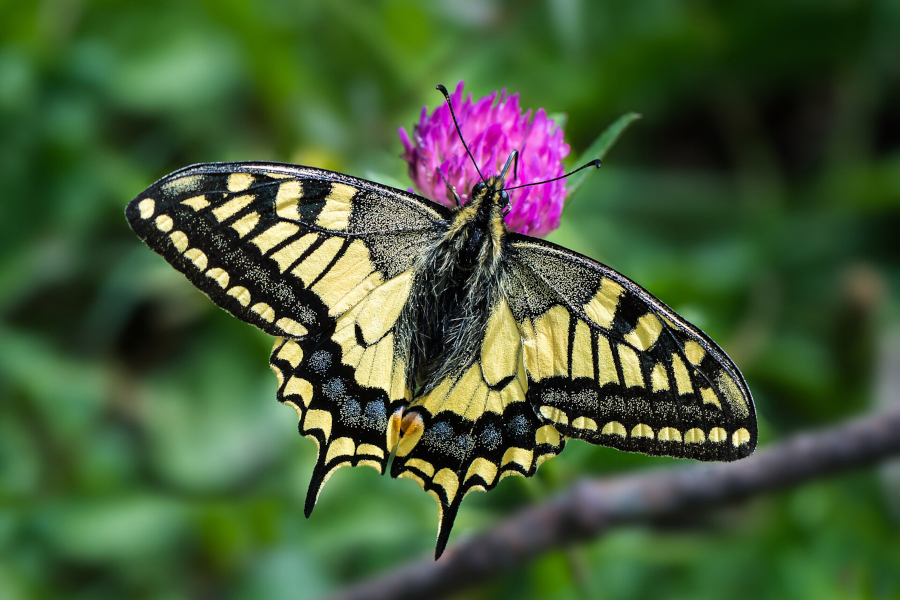
#> input picture Week_08_Pandas&Pillow/imgs/butterfly.png, 900 x 600 px; the run also reads 1 picture not shown here
$ jupyter execute --allow-errors DataProcessing.ipynb
#> lines starting #> are read from the running program, lines starting #| are printed output that depends on the picture
### Week_08_Pandas&Pillow/nbody.py
from math import sqrt

G = 11506.1

def calc_single_grav(x_this, y_this, x_other, y_other, mass_other):
    x_rel = x_other - x_this
    y_rel = y_other - y_this

    dist = sqrt(x_rel * x_rel + y_rel * y_rel)
    x_norm = x_rel / dist
    y_norm = y_rel / dist

    g = G * mass_other / (dist * dist)
    return g * x_norm, g * y_norm

def calc_total_grav(xs, ys, idx, n, ms):
    ax_total = 0.
    ay_total = 0.
    x = xs[idx]
    y = ys[idx]
    for i in range(n):
        if i == idx:
            continue
        ax, ay = calc_single_grav(x, y, xs[i], ys[i], ms[i])
        ax_total += ax
        ay_total += ay
    return ax_total, ay_total

def nbody_sim(initials, steps, dt):
    num_bodies = len(initials)
    masses = [p[0] for p in initials]

    xhist = tuple([ p[1][0] ] for p in initials)
    yhist = tuple([ p[1][1] ] for p in initials)

    xs = [p[1][0] for p in initials]
    ys = [p[1][1] for p in initials]

    vxs = [p[2][0] for p in initials]
    vys = [p[2][1] for p in initials]

    axs = []
    ays = []
    for i in range(num_bodies):
        ax, ay = calc_total_grav(xs, ys, i, num_bodies, masses)
        axs.append(ax)
        ays.append(ay)

    for i in range(steps):
        # if i % 10_000 == 0:
        #     print(i)

        # First iter to update pos ONLY
        for j in range(num_bodies):
            xs[j] += vxs[j]*dt + 0.5*axs[j]*dt*dt
            ys[j] += vys[j]*dt + 0.5*ays[j]*dt*dt

        # Second iter to update vel and acc ONLY
        for j in range(num_bodies):
            ax_new, ay_new = calc_total_grav(xs, ys, j, num_bodies, masses)
            vxs[j] += 0.5 * (axs[j] + ax_new) * dt
            vys[j] += 0.5 * (ays[j] + ay_new) * dt
            axs[j] = ax_new
            ays[j] = ay_new

        for j in range(num_bodies):
            xhist[j].append(xs[j])
            yhist[j].append(ys[j])

    return xhist, yhist

### Week_08_Pandas&Pillow/apetures.py
import numpy as np

def gen_rect(xs, ys, a, b):
    ap = (np.abs(xs) < a/2) & (np.abs(ys) < b/2)
    return np.where(ap, 1., 0.)

def gen_circle(xs, ys, r):
    ap = xs**2 + ys**2 < r**2
    return np.where(ap, 1., 0.)

### Week_08_Pandas&Pillow/DataProcessing.ipynb
## Let's build our own `csv` parser!

Here's a sample of a simple csv file:
```csv
name,age,height,employed
alice,35,1.64,true
bob,42,1.75,true
charlie,68,1.60,false
```
This is available at `data/people.csv`.

You can try this yourself. If you're new to Python, you probably need to read a few docs to know which functions to use. Consider how the `csv` data would be represented in Python. (with `list`s? with `dict`s?)

Before we start, we need to consider the problem of knowing if a `csv` value is a string, float, integer or boolean (we will only consider these datatypes for this toy problem.

This is a scuffed solution, but we can try one case and proceed to the next if Python raises an error (using `try`/`except` blocks).

[cell 1]
def dyn_convert(s):
    if s == 'true': return True
    elif s == 'false': return False

    try: return int(s)
    except: pass

    try: return float(s)
    except: pass

    return s

Then, we read the file and parse it. The first line we use as the keys, and the subsequent lines are the values. To deal with multiple columns, we define a list of lists that will contain the values, and assign each of the lists to its respective key.

[cell 2]
def read_csv(filepath):
#> called with filepath = 'data/people.csv'
    with open(filepath, 'r') as f:
#> (reads Week_08_Pandas&Pillow/data/people.csv from the repository)
        csvlines = f.readlines()

    keys = csvlines[0].strip().split(',')

    # Create n DIFFERENT lists for n columns
    # If you use [[]] * n, all the lists are actually the same (references the same list)
    columns = [[] for _ in range(len(keys))]

    for line in csvlines[1:]:
        row_vals = [dyn_convert(s) for s in line.strip().split(',')]

        for col, row_val in zip(columns, row_vals):
            col.append(row_val)

    return {key: col for key, col in zip(keys, columns)}

[cell 3]
read_csv('data/people.csv')

Then we can write a function that, for example, takes the parsed `csv` output and a condition to query an object:

[cell 4]
def query(data, cond):
    data_count = len(data[list(data)[0]])

    results = []

    for i in range(data_count):
        def obj(k):
            return data[k][i]
        if cond(obj):
            results.append({k: obj(k) for k in data})

    return results

[cell 5]
people = read_csv('data/people.csv')

query(people, lambda obj: not obj('employed'))

# Mass Data Processing with `pandas`

This part of the lesson is based on [the official 10 minutes to pandas user guide](https://pandas.pydata.org/docs/user_guide/10min.html#)

To start, make sure `pandas` is installed and import it:

[cell 6]
import pandas as pd # To import pandas

# Other libraries needed
import numpy as np

`pandas` is a library that is used to process tables of data.

There are 3 main data structures to understand in `pandas`:

* **Scalar**: A primitive value, such as integers, floating point values, strings, etc.
* **Series**: A 1D array of scalar values
* **Dataframe**: A group of series represented using a 2D table

Each element of a series or row of a dataframe can be labelled with an index, otherwise, the index defaults to the integer position of the element. We shall see why this is important when we create dataframes out of multiple series.

## Series

[cell 7]
# Basic series
pd.Series([1, 3, 4, 2])

[cell 8]
# Series with index
s1 = pd.Series([5.5, 1.2, 7.8, -0.4], index=['a', 'b', 'c', 'd'])
print(s1)
print()

# Access element with an index
print('s1[\'b\'] =', s1['b'])

# Set element in series
print('before setting, s1[\'c\'] =', s1['c'])
s1['c'] = 6.8
print('after setting, s1[\'c\'] =', s1['c'])

You might or might not have noticed `pandas` uses `numpy` arrays under the hood. As such, `pandas` series can act as `numpy` arrays and undergo most of the same operations.

[cell 9]
s1 = pd.Series([5.5, 1.2, 7.8, -0.4])
s2 = pd.Series([-9.0, 4.5, 0.1, 1.2])

print('s1 + s2 =')
print(s1 + s2)
print()

print('s1 * s2 =')
print(s1 * s2)
print()

print('np.exp(1j * s1) =')
print(np.exp(1j * s1))

Here, the index is significant as elements in the series will only be operated upon each other if their indices match. If an index only appears on one of the operands, then the result will have that index as `NaN` to signify its nonexistence.

[cell 10]
s1 = pd.Series([5.5, 1.2, 7.8, -0.4], index=['a', 'b', 'c', 'd'])
s2 = pd.Series([-9.0, 4.5, 0.1, 1.2], index=['a', 'c', 'd', 'e'])

s1 + s2

## DataFrames

As stated before, dataframes are tables with series as their columns. Furthermore, each column will also have a name corresponding to the column header. This is important for organising data and querying data from the dataframe.

First let's create the above data into a `DataFrame`:

[cell 11]
data = [
    ('alice', 35, 1.64, True),
    ('bob', 42, 1.75, True),
    ('charlie', 68, 1.60, False),
]

df1 = pd.DataFrame(data, columns=['name', 'age', 'height', 'employed'])
df1

[cell 12]
# Alternatively, using Series and dicts:
df1 = pd.DataFrame({
    'name': pd.Series(['alice', 'bob', 'charlie']),
    'age': pd.Series([35, 42, 68]),
    'height': pd.Series([1.64, 1.75, 1.60]),
    'employed': pd.Series([True, True, False]),
})

df1

There are many ways to create `DataFrame`s, refer to the pandas docs for more examples.

### Importing data

One of the most appealing features of `pandas` is the ability to easily import and export data to files. For example:

[cell 13]
df1 = pd.read_csv('data/people.csv')

df1['name']

There are many formats that `pandas` can read from but they should broadly have the same output for the same dataset.

For the next sections, we shall use the slightly bigger `people35.csv` data.

[cell 14]
# The data has dates as indices so we set it as the index...
df35 = pd.read_csv('data/people35.csv', index_col=0)
#> (reads Week_08_Pandas&Pillow/data/people35.csv from the repository)

# ... and convert it to actual dates
df35.index = pd.to_datetime(df35.index)

## Selecting and Filtering Data

First, inspect the data. We can see that it has dates as the index instead of integer or string ids. Take note of this.

We can select certain columns in the dataset by: (Selecting one column only will return the underlying Series)

[cell 15]
df35['weight']

[cell 16]
df35[['employed', 'height']] # Select multiple columns

To select certain rows by label (in this case, a date), we use the `loc` accessor.

[cell 17]
df35.loc['23/4/26 4:24:07']

We can pass a second argument to `loc` to obtain a certain column as well:

[cell 18]
df35.loc['23/4/26 4:24:07', 'weight']

`loc` also accepts ranges of values.

[cell 19]
df35.loc['23/4/26':'24/4/26']

`iloc` works similar to `loc` but uses integer indices of position regardless of the label. (Note that `iloc` also specifies columns with integer indices so if you still want to use the names, select them separately instead of using the `iloc` accessor.)

[cell 20]
df35.iloc[29]

[cell 21]
df35.iloc[5:10][['employed', 'height']] # Select certain columns for the 6th to 10th item of the data

[cell 22]
df35.iloc[::5] # Select every 5th item

[cell 23]
df35.iloc[[0, 12, 13, -1]] # Select the first, 12th, 13th, and last item

If you use a comparison operator on a `Series` (possibly selected from a `DataFrame`), it will return a `Series` where all the labels satisfying the condition are `True`, `False` otherwise.

[cell 24]
df35['weight'] > 90

Indexing a `DataFrame` with such a `Series` will filter out all the labels set to `False`, thus giving us a simple filtering mechanism

[cell 25]
df35[df35['weight'] > 90] # All data where 'weight' is greater than 90

[cell 26]
# Data where the height is greater than or equal to 1.75 and are not employed
# Note that we must use the element-wise logical operators:
# &, |, ~ instead of and, or, not
# Because we are dealing with pandas series, not boolean expressions
df35[ (df35['height'] >= 1.75) & ~df35['employed'] ]

### Altering Data

For this next section, we will operate on a copy of the original dataset. (so our original dataset doesn't get overwritten!)

[cell 27]
df35copy = df35.copy()

If you go back to above where we initially import the data:
```python
df35.index = pd.to_datetime(df35.index)
```
We do this because originally when we imported the data, the dates in the index are specified in strings instead of actual dates (`datetime64`). So to fix that, we convert the index to actual `datetime`s and reassign them back into the index.\

In general we can set entire columns as such:

[cell 28]
df35copy['height'] = 1.6
df35copy

[cell 29]
# Setting using an array
df35copy['weight'] = np.linspace(51, 85, 35)
df35copy

We can also set certain rows only with the same selection syntax like above:

[cell 30]
df35copy.loc['23/4/26 4:24:07', 'weight'] = -15.0
df35copy.loc['23/4/26 4:24:07']

[cell 31]
# Set a range of values:
df35copy.iloc[5:10, 0] = 100.0
df35copy.iloc[3:12]

[cell 32]
# Set using filtering:
df35copy.loc[~df35copy['employed'], 'weight'] = -68.0
df35copy

## Merging Data

A second round of data collection has been done, and the results were compiled in `people70.csv`.

There is a mistake though, the creator of the form forgot to set the fields as not optional. If you inspect the file, you'll notice that some of the cells have no data in them. Let's import the data anyway to see what happens.

[cell 33]
df70 = pd.read_csv('data/people70.csv', index_col=0)
#> (reads Week_08_Pandas&Pillow/data/people70.csv from the repository)
df70.index = pd.to_datetime(df70.index)
df70

The cells that are missing data now have a 'not a number', `NaN` value in them. For good data analysis, we might need to remove them:

[cell 34]
df70 = df70.dropna(how='any')
df70

Now we have a cleaned dataset! We shall proceed to merging the two datasets. Notice how the second dataset has no `employed` column. So we only select the `height` and `weight` of the first dataset when merging.

[cell 35]
dfppl = pd.concat( (df35[['height', 'weight']], df70) )

## Data Analysis

`pandas` provides many convenience functions for data analysis. For example:

[cell 36]
print('Mean')
print(dfppl.mean(), '\n')

print('Standard Deviation')
print(dfppl.std(), '\n')

print('Correlation')
print(dfppl.corr(), '\n')

Here we can see, for example, that the height and weights are moderately correlated. Since the columns themselves are just `Series` that act like `numpy` arrays, we can do operations on them to calculate values such as the BMI:

[cell 37]
bmi_data = dfppl['weight'] / dfppl['height']**2
print('Mean:', bmi_data.mean())
print('stdev:', bmi_data.std())

[List of DataFrame statistics functions](https://pandas.pydata.org/docs/reference/frame.html#computations-descriptive-stats)

In this example, since the data is collected in two different rounds, we might want to see the statistics of each set individually. We notice that the first data is collected in April while the second in May. We can use the filtering methods to separate the data:

**NOTE: Be careful with writing dates because of how *ONE* country writes their dates.**

[cell 38]
dfppl_apr = dfppl[dfppl.index < '2026-05-01']
dfppl_may = dfppl[dfppl.index >= '2026-05-01']

[cell 39]
print('FIRST DATASET (APRIL)')
print(dfppl_apr.mean())
print(dfppl_apr.std())
print()

print('SECOND DATASET (MAY)')
print(dfppl_may.mean())
print(dfppl_may.std())

We can see that while the means are different, they are still within 1 S.D. of each other thus it is inconclusive whether the data collection is biased within themselves.

### Grouping

A better way to do the above separation is by grouping. To group, we create a `Series` (containing the labels) that have the categories we want to group by (e.g. the month), then we can use `groupby` to perform the grouping.

[cell 40]
grouped = dfppl.groupby(dfppl.index.month)
print(grouped.mean())
print(grouped.std())

Another thing we can group by is the height, e.g. into categories of 1.4x, 1.5x, 1.6x...

[cell 41]
dfppl_height_gb = dfppl['height'].groupby(dfppl['height'].round(decimals=1))

Then we can get grouped data like the count:

[cell 42]
dfppl_height_gb.count()

## Plotting

`DataFrame`s have a builtin `plot` function. But for the sake of this lesson, we shall learn about the more manual method.

Since `Series` are `numpy` arrays under the hood, we can thus plot them directly using `matplotlib.pyplot`

[cell 43]
import matplotlib.pyplot as plt

[cell 44]
plt.plot(dfppl['height'], dfppl['weight'], 'rx')
plt.grid()
plt.show()
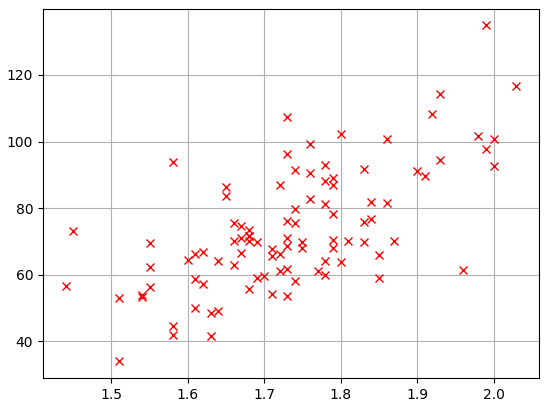
#> figure drawn by matplotlib, 1 panel

We can even plot the height count data as a bar chart:

[cell 45]
height_counts = dfppl['height'].groupby(dfppl['height'].round(decimals=1)).count()

plt.bar(height_counts.index, height_counts, width=0.08)
plt.grid()
plt.show()
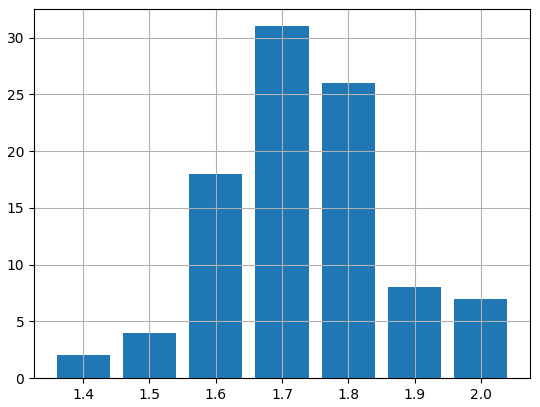
#> figure drawn by matplotlib, 1 panel; tallest bar 31 high, from x = 1.66 to 1.74

## Outputting Data

Once we process, filter the data, we will want to save it for later access. In this case, `pandas` is very convenient in providing convenience functions to do just this:

[cell 46]
dfppl.to_csv('data/people_full.csv')

Yes! It is, in fact, that easy. Of course, there are many ways to output the data. One of my favorites is `to_latex`, which prints out the `DataFrame` as a complete table. (or in this case, the first 8 values)

#> (a cell that did not finish here is left out)

Of course, if you use another table package like `tabularray` (like I do), then you can just copy the main data part without the formatting.

## Example: Simulation

In this example problem, we will perform an $N$-body physics simulation and output the data into a `csv` file.

In `nbody.py`, there is code to a general $N$-body simulation. In particular, let's import the `nbody_sim` function for the main simulation.

[cell 48]
from nbody import nbody_sim

The function takes three arguments: `initials`, `steps`, `dt`. `steps` is the amount of `steps` to take in the simulation, `dt` is the time in between steps in units of days. `initials` specify the initial condition with a list of tuples representing each body, where the tuple has the following format:
```
(mass, (position_x, position_y), (velocity_x, velocity_y))

-- UNITS --
mass: Earth mass
position_x, position_y: Earth radii
velocity_x, velocity_y: Earth radii/day
```
Here is the example initial condition we shall use:

[cell 49]
initials = [
    (1.07, (0., 0.), (3., -3.)),
    (0.4, (15.472, -9.5), (0., 28.98)),
    (0.12, (30.682, 0.), (10., 28.32)),
]

The function returns the tuple `(xhist, yhist)` where the values have the following format:
```
xhist : [[x_00, x_01,... x_0N], [x_10, x_11,... x_1N],... [x_M0, x_M1,... x_MN]]
yhist : [[y_00, y_01,... y_0N], [y_10, y_11,... y_1N],... [y_M0, y_M1,... y_MN]]
```
where `(x_mn, y_mn)` are the `x` and `y` positions of body `m` at step `n` in units of Earth radii.

We can thus plot the positions as such:

[cell 50]
xhist, yhist = nbody_sim(initials, 500, 0.02)

colours = ['r', 'g', 'b']
for xs, ys, colour in zip(xhist, yhist, colours):
    plt.plot(xs, ys, '-', color=colour)

plt.gca().set_aspect('equal')
plt.grid()
plt.show()
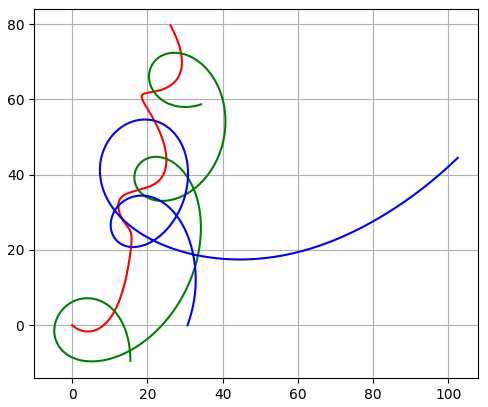
#> figure drawn by matplotlib, 1 panel

Now that we've obtained the actual data, we can proceed with the actual problem. First we need to go through a few considerations on how to save the data.
 * First, we should leave the label as blank since there is nothing in the data that is guaranteed to be unique for each datapoint.
 * Second, the time for each datapoint should be recorded. But since it is not provided by `nbody_sim`, we need to calculate it ourselves based on the values of `steps` and `dt`.
 * Third, it might be tempting to save the data with columns of `x1`, `y1`, ... `xM`, `yM` where `M` is the number of bodies. But in general, we should make it so the number of columns remain constant for any given configuration. So instead, there should be a column `body` that denotes which body the datapoint belongs to (as an integer). And the `x` and `y` positions of each body is just aggregated into the `x` and `y` column.

With that in mind, we can now write the code to create the `DataFrame`:

[cell 51]
num_bodies = len(initials)
steps = 501 # including the first step
dt = 0.02

time_values = np.arange(steps) * dt

# First, create fragments of the final DataFrame for each body
df_fragments = []
for i, (xs, ys) in enumerate(zip(xhist, yhist)):
    frag = pd.DataFrame({'t': time_values, 'x': xs, 'y': ys})
    frag['body'] = i # Assign the `body` column all at once for each fragment

    df_fragments.append(frag)

# Finally, concatenate everything into the final DataFrame
# We ignore the index of the fragments to prevent collisions
df = pd.concat(df_fragments, ignore_index=True)

# Then we save the data
df.to_csv('data/nbody_sim.csv')

Then the next time we need the data again, we just read it back:

#> (a cell that did not finish here is left out)

## Challenge: Trains

`data/trains.csv` contains data collected at a train station on 19 May 2026. The train station has two platforms (1, 2) where trains go in opposite directions. The `time` column denotes the recorded time that a train arrives at the station. The `platform` column denotes which platform the train arrives on, and the `passengers` column denotes how many people are on that train at that time.

Use `pandas` to read in the data, then perform analysis on it. Comment on trends visible in the data. Some interesting points of consideration include:
* How many people rode on this line (past that station) that day?
* How many passengers were transported by hour of the day?
* Are there any surge of passenger count across the day? How would you quantify this?
* What did the operators of the line do to counteract the surge? How would you quantify this?
* Are there any differences in train ridership based on platform (and therefore, direction)? How would you quantify this?
* What might be the cause of the trends above?

# Image Processing and the `pillow` library

## Basics of Computer Imaging

Computer images consist of a 2D grid of pixels, each with data specifying the colour of the pixel.

There are three types of pixels we'll discuss here:
* **RGB:** A pixel has 3 values specifying the amount of red, green and blue in the pixel.
* **RGBA:** A pixel has 3 values specifying the amount of red, green and blue and also a value specifying how transparent it is.
* **L:** A pixel has one value specifying how bright it is (black-and-white/grayscale).

Each one value describing the pixel colour/lightness is most commonly an unsigned 8-bit integer (`np.uint8` in `numpy`) which has value ranging from 0 to 255.

Image data is read from left-to-right, top-to-bottom like in English. Like in `pandas`, `pillow` images can be treated as `numpy` arrays under the hood. In that case, images are laid out this way:
```
0 1 2 3 4 5               [ [0, 1, 2, 3, 4, 5],
6 7 8 9 A B                 [6, 7, 8, 9, A, B],
C D E F G H  ============>  [C, D, E, F, G, H],
I J K L M N   numpy.array   [I, J, K, L, M, N],
O P Q R S T                 [O, P, Q, R, S, T],
U V W X Y Z                 [U, V, W, X, Y, Z] ]
```
Which is a list of rows to the image. In that case `numpy` arrays representing an image will have shape of `(H, W, N)` where `H` is the image height, `W` is the image width, and `N` is the number of channels/values per pixel (4 for RGBA, 3 for RGB, 1 for L).

Before we proceed, install `pillow` and import it using:

[cell 53]
import PIL

## Loading Images

For this first part, check out the cool image of a butterfly at `imgs/butterfly.png`.

Like with Python file handles, it is recommended to use an `with` clause to open an Image. The cool part about `pillow` is the seamless conversion of `PIL.Image`s into `numpy` arrays.

[cell 54]
with PIL.Image.open('imgs/butterfly.png') as imdata:
#> imdata is the input picture: PIL image 900x600 RGB; mean R, G, B 70.6, 91.4, 56.4
#> (the rest of the program and of its run is left out)
